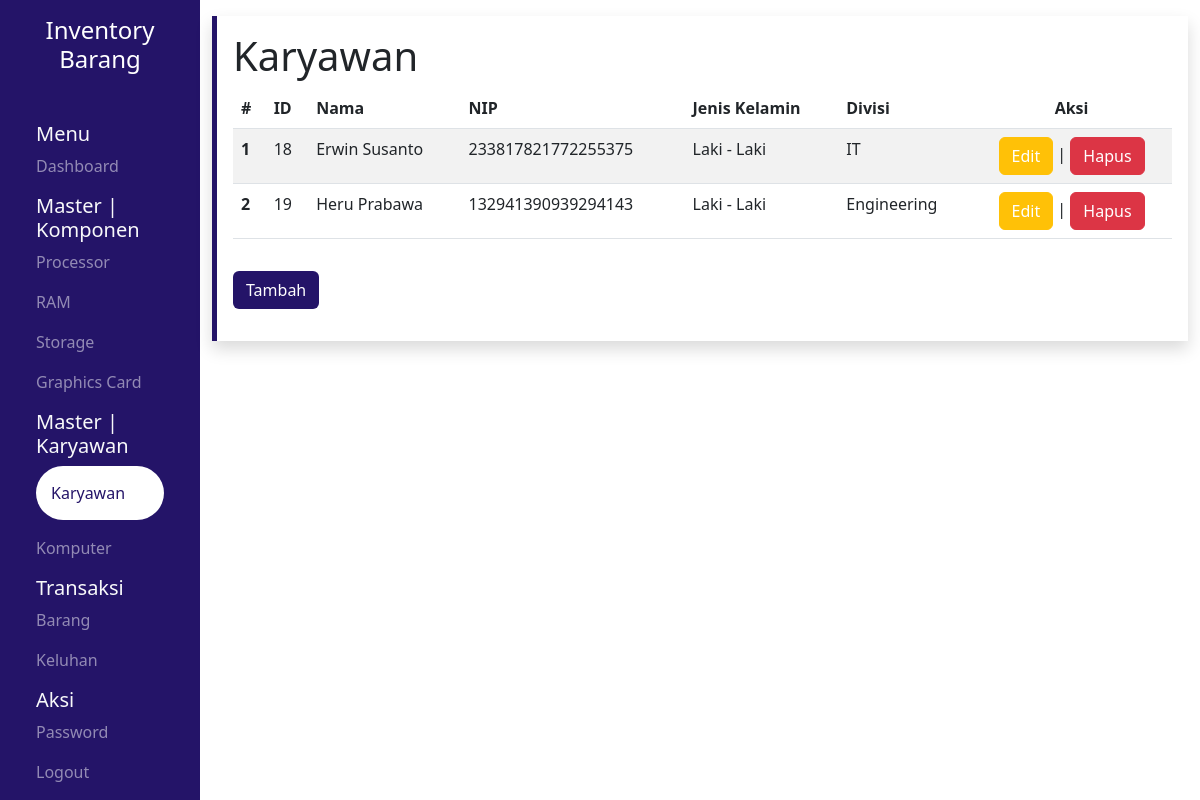
The app's page /pages/karyawan/index.php (signed in), older data.
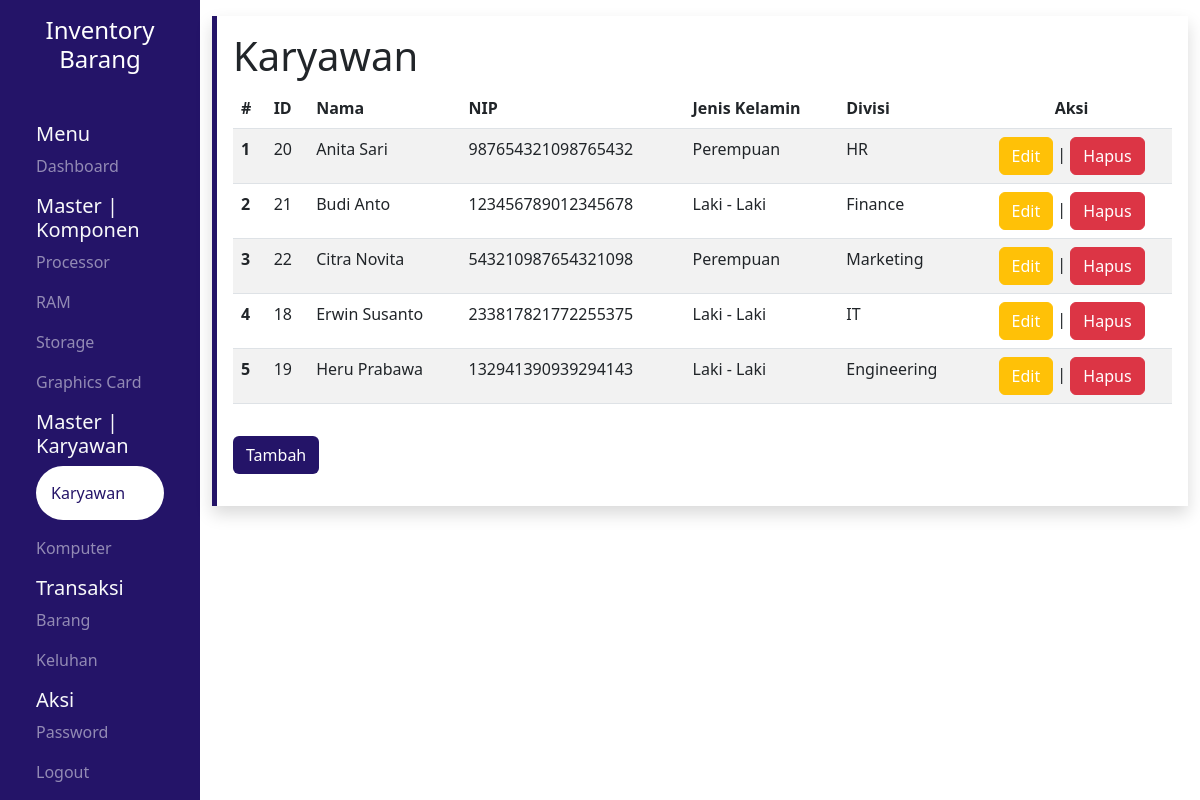
The same page, newer data.
### tables this page shows
CREATE TABLE `karyawan` (
  `id` int(11) NOT NULL,
  `username` varchar(25) NOT NULL,
  `password` varchar(255) NOT NULL,
  `nama` varchar(25) NOT NULL,
  `nip` bigint(18) NOT NULL,
  `jk` enum('Laki - Laki','Perempuan') NOT NULL,
  `divisi` varchar(25) NOT NULL,
  `level` varchar(25) NOT NULL
);

### pages/karyawan/index.php (the view, shortened to what this page needs)
<?php
include "../src/config/connect.php";
$row = mysqli_query($conn, "SELECT * FROM karyawan ORDER BY nama ASC");
?>
<!DOCTYPE html>
<html lang="en">
<head>
    <link rel="stylesheet" href="../src/css/global.css">
    <?php include '../src/library/bootstrap.php' ?>
    <?php include '../src/library/datatables.php' ?>
    <?php include '../src/library/sweetalert.php' ?>
</head>
<body>
    <div class="container-fluid">
        <div class="row vh-100">
            <section class="col-md-2 sidebar text-light">
                <a href="../../">
                    <div class="text-center my-3 mb-5">
                        <h4>Inventory Barang</h4>
                    </div>
                </a>
                <div class="mx-4">
                    <h5>Menu</h5>
                    <a href="../dashboard/">
                        <p class="opacity">Dashboard</p>
                    </a>
                </div>
                <div class="mx-4">
                    <h5>Master | Komponen</h5>
                    <a href="../processor/">
                        <p class="opacity">Processor</p>
                    </a>
                    <a href="../ram/">
                        <p class="opacity">RAM</p>
                    </a>
                    <a href="../storage/">
                        <p class="opacity">Storage</p>
                    </a>
                    <a href="../vga/">
                        <p class="opacity">Graphics Card</p>
                    </a>
                </div>
                <div class="mx-4">
                    <h5>Master | Karyawan</h5>
                    <a href="../karyawan/">
                        <p class="opacity-100 aktif rounded-pill">Karyawan</p>
                    </a>
                    <a href="../komputer/">
                        <p class="opacity">Komputer</p>
                    </a>
                </div>
                <div class="mx-4">
                    <h5>Transaksi</h5>
                    <a href="../barang/">
                        <p class="opacity">Barang</p>
                    </a>
                    <a href="../keluhan/">
                        <p class="opacity">Keluhan</p>
                    </a>
                </div>
                <div class="mx-4">
                    <h5>Aksi</h5>
                    <a href="../password/">
                        <p class="opacity">Password</p>
                    </a>
                    <a href="../../logout.php">
                        <p class="opacity">Logout</p>
                    </a>
                </div>
            </section>
            <section class="col-md-10 content">
                <div class="wrapper shadow p-3 my-3 left">
                    <h1>Karyawan</h1>
                    <table id="myTable" class="table table-striped display">
                        <thead>
                            <tr>
                                <th scope="col">#</th>
                                <th scope="col">ID</th>
                                <th scope="col">Nama</th>
                                <th scope="col">NIP</th>
                                <th scope="col">Jenis Kelamin</th>
                                <th scope="col">Divisi</th>
                                <th scope="col" class="text-center">Aksi</th>
                            </tr>
                        </thead>
                        <tbody>
                            <?php $no = 1 ?>
                            <?php while ($result = mysqli_fetch_array($row)) : ?>
                                <tr>
                                    <th scope="row"><?= $no++ ?></th>
                                    <td><?= $result["id"] ?></td>
                                    <td><?= $result["nama"] ?></td>
                                    <td><?= $result["nip"] ?></td>
                                    <td><?= $result["jk"] ?></td>
                                    <td><?= $result["divisi"] ?></td>
                                    <td>
                                        <div class="text-center">
                                            <a href="update.php?id=<?= $result['id'] ?>" class="btn btn-warning">Edit</a> | <a href="delete.php?id=<?= $result['id'] ?>" id="btn-del" class="btn btn-danger">Hapus</a>
                                        </div>
                                    </td>
                                </tr>
                            <?php endwhile; ?>
                        </tbody>
                    </table>
                    <a href="add.php" class="btn ungu my-3">Tambah</a>
                </div>
            </section>
        </div>
    </div>
</body>
</html>

Row changes from the older to the newer data that the page shows:
added karyawan: id "20", nama "Anita Sari", nip "987654321098765432", jk "Perempuan", divisi "HR"
added karyawan: id "21", nama "Budi Anto", nip "123456789012345678", jk "Laki - Laki", divisi "Finance"
added karyawan: id "22", nama "Citra Novita", nip "543210987654321098", jk "Perempuan", divisi "Marketing"
